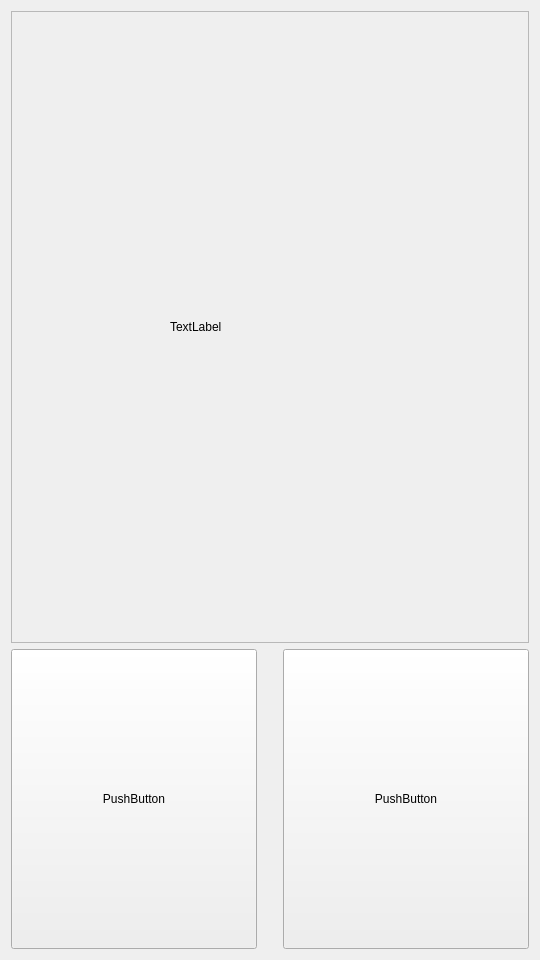
<?xml version="1.0" encoding="UTF-8"?>
<ui version="4.0">
 <class>Second_Window</class>
 <widget class="QWidget" name="Second_Window">
  <property name="geometry">
   <rect>
    <x>0</x>
    <y>0</y>
    <width>540</width>
    <height>960</height>
   </rect>
  </property>
  <property name="windowTitle">
   <string>Form</string>
  </property>
  <layout class="QGridLayout" name="gridLayout">
   <item row="1" column="0">
    <layout class="QHBoxLayout" name="horizontalLayout">
     <property name="sizeConstraint">
      <enum>QLayout::SetDefaultConstraint</enum>
     </property>
     <item>
      <widget class="QPushButton" name="go_third_first">
       <property name="maximumSize">
        <size>
         <width>300</width>
         <height>300</height>
        </size>
       </property>
       <property name="text">
        <string>PushButton</string>
       </property>
      </widget>
     </item>
     <item>
      <spacer name="horizontalSpacer">
       <property name="orientation">
        <enum>Qt::Horizontal</enum>
       </property>
       <property name="sizeType">
        <enum>QSizePolicy::Fixed</enum>
       </property>
       <property name="sizeHint" stdset="0">
        <size>
         <width>20</width>
         <height>20</height>
        </size>
       </property>
      </spacer>
     </item>
     <item>
      <widget class="QPushButton" name="go_third_second">
       <property name="maximumSize">
        <size>
         <width>300</width>
         <height>300</height>
        </size>
       </property>
       <property name="text">
        <string>PushButton</string>
       </property>
      </widget>
     </item>
    </layout>
   </item>
   <item row="0" column="0">
    <widget class="QScrollArea" name="scrollArea">
     <property name="sizePolicy">
      <sizepolicy hsizetype="Expanding" vsizetype="Preferred">
       <horstretch>0</horstretch>
       <verstretch>0</verstretch>
      </sizepolicy>
     </property>
     <property name="maximumSize">
      <size>
       <width>16777215</width>
       <height>16777215</height>
      </size>
     </property>
     <property name="widgetResizable">
      <bool>true</bool>
     </property>
     <widget class="QWidget" name="scrollAreaWidgetContents">
      <property name="geometry">
       <rect>
        <x>0</x>
        <y>0</y>
        <width>520</width>
        <height>466</height>
       </rect>
      </property>
      <property name="minimumSize">
       <size>
        <width>0</width>
        <height>0</height>
       </size>
      </property>
      <layout class="QHBoxLayout" name="horizontalLayout_4">
       <item>
        <widget class="QLabel" name="label">
         <property name="sizePolicy">
          <sizepolicy hsizetype="Preferred" vsizetype="Preferred">
           <horstretch>0</horstretch>
           <verstretch>0</verstretch>
          </sizepolicy>
         </property>
         <property name="minimumSize">
          <size>
           <width>200</width>
           <height>0</height>
          </size>
         </property>
         <property name="maximumSize">
          <size>
           <width>200</width>
           <height>16777215</height>
          </size>
         </property>
         <property name="text">
          <string>TextLabel</string>
         </property>
        </widget>
       </item>
      </layout>
     </widget>
    </widget>
   </item>
  </layout>
 </widget>
 <resources/>
 <connections/>
</ui>
